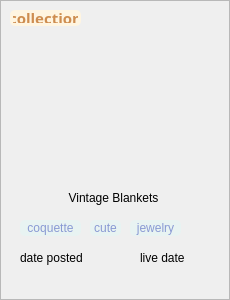
        <widget class="QFrame" name="post_sample_12">
         <property name="minimumSize">
          <size>
           <width>230</width>
           <height>300</height>
          </size>
         </property>
         <property name="maximumSize">
          <size>
           <width>230</width>
           <height>300</height>
          </size>
         </property>
         <property name="styleSheet">
          <string notr="true">#post_image {
  weight: 2; 
}

#post_info {
  weight: 1;
}</string>
         </property>
         <property name="frameShape">
          <enum>QFrame::StyledPanel</enum>
         </property>
         <property name="frameShadow">
          <enum>QFrame::Raised</enum>
         </property>
         <widget class="QLabel" name="post_image_18">
          <property name="geometry">
           <rect>
            <x>0</x>
            <y>0</y>
            <width>230</width>
            <height>170</height>
           </rect>
          </property>
          <property name="sizePolicy">
           <sizepolicy hsizetype="Preferred" vsizetype="Preferred">
            <horstretch>0</horstretch>
            <verstretch>10</verstretch>
           </sizepolicy>
          </property>
          <property name="text">
           <string/>
          </property>
          <property name="pixmap">
           <pixmap resource="../../../public/images/post_images/post_images.qrc">:/post_images/IMG_7108.jpg</pixmap>
          </property>
          <property name="scaledContents">
           <bool>true</bool>
          </property>
         </widget>
         <widget class="QWidget" name="post_info_18" native="true">
          <property name="geometry">
           <rect>
            <x>10</x>
            <y>180</y>
            <width>211</width>
            <height>111</height>
           </rect>
          </property>
          <property name="sizePolicy">
           <sizepolicy hsizetype="Preferred" vsizetype="Preferred">
            <horstretch>0</horstretch>
            <verstretch>0</verstretch>
           </sizepolicy>
          </property>
          <property name="styleSheet">
           <string notr="true"/>
          </property>
          <widget class="QLabel" name="post_title_18">
           <property name="geometry">
            <rect>
             <x>10</x>
             <y>10</y>
             <width>187</width>
             <height>16</height>
            </rect>
           </property>
           <property name="styleSheet">
            <string notr="true">QLabel {
    
	font: 700 13pt &quot;Manrope&quot;;
}</string>
           </property>
           <property name="text">
            <string>Vintage Blankets</string>
           </property>
           <property name="alignment">
            <set>Qt::AlignCenter</set>
           </property>
           <property name="wordWrap">
            <bool>true</bool>
           </property>
          </widget>
          <widget class="QWidget" name="user_info_12" native="true">
           <property name="geometry">
            <rect>
             <x>0</x>
             <y>60</y>
             <width>211</width>
             <height>31</height>
            </rect>
           </property>
           <property name="styleSheet">
            <string notr="true">QLabel {font: 400 12pt &quot;Manrope&quot;;}</string>
           </property>
           <widget class="QLabel" name="sales_type_13">
            <property name="geometry">
             <rect>
              <x>10</x>
              <y>10</y>
              <width>72</width>
              <height>16</height>
             </rect>
            </property>
            <property name="text">
             <string>date posted</string>
            </property>
           </widget>
           <widget class="QLabel" name="live_date_13">
            <property name="geometry">
             <rect>
              <x>130</x>
              <y>10</y>
              <width>55</width>
              <height>16</height>
             </rect>
            </property>
            <property name="text">
             <string>live date</string>
            </property>
           </widget>
          </widget>
          <widget class="QWidget" name="post_tags_18" native="true">
           <property name="geometry">
            <rect>
             <x>0</x>
             <y>30</y>
             <width>211</width>
             <height>31</height>
            </rect>
           </property>
           <property name="styleSheet">
            <string notr="true">QLabel {
    font: 600 11pt &quot;Manrope&quot;;
    color: rgb(137, 153, 211);
    text-align: center;
    background-color: #E8F3F2;
    border-radius: 5px;
}</string>
           </property>
           <widget class="QLabel" name="tag_52">
            <property name="geometry">
             <rect>
              <x>10</x>
              <y>10</y>
              <width>61</width>
              <height>16</height>
             </rect>
            </property>
            <property name="styleSheet">
             <string notr="true"/>
            </property>
            <property name="text">
             <string>coquette</string>
            </property>
            <property name="alignment">
             <set>Qt::AlignCenter</set>
            </property>
            <property name="margin">
             <number>1</number>
            </property>
           </widget>
           <widget class="QLabel" name="tag_53">
            <property name="geometry">
             <rect>
              <x>80</x>
              <y>10</y>
              <width>31</width>
              <height>16</height>
             </rect>
            </property>
            <property name="styleSheet">
             <string notr="true"/>
            </property>
            <property name="text">
             <string>cute</string>
            </property>
            <property name="alignment">
             <set>Qt::AlignCenter</set>
            </property>
            <property name="margin">
             <number>1</number>
            </property>
           </widget>
           <widget class="QLabel" name="tag_54">
            <property name="geometry">
             <rect>
              <x>120</x>
              <y>10</y>
              <width>51</width>
              <height>16</height>
             </rect>
            </property>
            <property name="styleSheet">
             <string notr="true"/>
            </property>
            <property name="text">
             <string>jewelry</string>
            </property>
            <property name="alignment">
             <set>Qt::AlignCenter</set>
            </property>
            <property name="margin">
             <number>1</number>
            </property>
           </widget>
          </widget>
         </widget>
         <widget class="QLabel" name="post_type_13">
          <property name="geometry">
           <rect>
            <x>10</x>
            <y>10</y>
            <width>71</width>
            <height>16</height>
           </rect>
          </property>
          <property name="font">
           <font>
            <family>Manrope</family>
            <pointsize>11</pointsize>
            <bold>true</bold>
           </font>
          </property>
          <property name="styleSheet">
           <string notr="true">border-radius: 5px; padding:3px;
background-color: rgb(255, 245, 225);
color:rgb(206, 141, 80);</string>
          </property>
          <property name="text">
           <string>collection</string>
          </property>
          <property name="alignment">
           <set>Qt::AlignCenter</set>
          </property>
         </widget>
        </widget>
